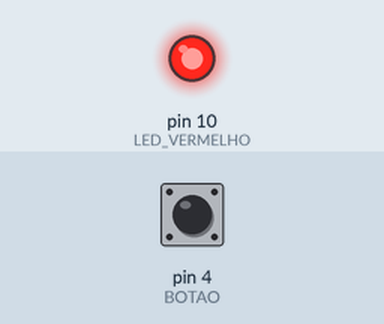
A sketch run on a simulated Arduino Uno, built with avr-gcc and run on an emulated ATmega328P. Shown: output pins drawn as LEDs (lit = HIGH). Dashed ring = blinking. The test bench sets the inputs (shaded band); at power-on: pin 4 (BOTAO) HIGH.

Above: at 0.1 s.
At 2.2 s:
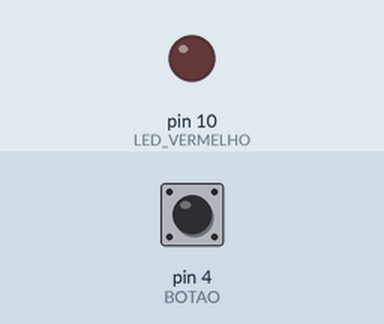
2.3 s: pin 4 (BOTAO) pulled LOW for 3.2 s
At 3.1 s:
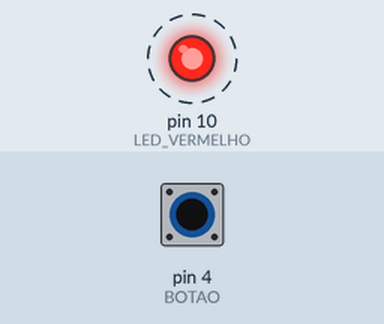
Timing chart, 0 to 6.8 s (numbered marks = the images above; inputs shaded):
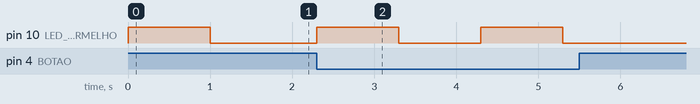

The sketch:

genius.ino
```cpp
#define LED_VERDE 2
#define LED_AMARELO 3
#define LED_VERMELHO 10
#define BOTAO 4
#define UM_SEGUNDO 1000
#define MEIO_SEGUNDO 500
#define TAMANHO_LISTA 3

int lista[TAMANHO_LISTA];
int contador = 1;

void setup() {
  Serial.begin(9600);
  pinMode(LED_VERMELHO, OUTPUT);
  pinMode(BOTAO, INPUT_PULLUP);
  digitalWrite(LED_VERMELHO, HIGH);
  delay(UM_SEGUNDO);
  digitalWrite(LED_VERMELHO, LOW);
}

void loop() {
  int estadoBotao = digitalRead(4);
  if (estadoBotao == 0) {
    piscaLed(LED_VERMELHO, UM_SEGUNDO, UM_SEGUNDO);
  }
}

void iniciarPortas() {
  pinMode(LED_VERDE, OUTPUT);
  pinMode(LED_AMARELO, OUTPUT);
  pinMode(LED_VERMELHO, OUTPUT);
}

void iniciarJogo() {
  lista[0] = LED_VERDE;
  lista[1] = LED_AMARELO;
  lista[2] = LED_VERMELHO;
}

void sequencia1() {
  piscaLed(
    LED_VERDE, UM_SEGUNDO, MEIO_SEGUNDO
  );

  piscaLed(
    LED_AMARELO, UM_SEGUNDO, MEIO_SEGUNDO
  );

  piscaLed(
    LED_VERMELHO, UM_SEGUNDO, MEIO_SEGUNDO
  );

}

void sequencia2() {
  digitalWrite(LED_VERDE, HIGH);
  digitalWrite(LED_AMARELO, HIGH);
  digitalWrite(LED_VERMELHO, HIGH);
  delay(UM_SEGUNDO);
  digitalWrite(LED_VERDE, LOW);
  digitalWrite(LED_AMARELO, LOW);
  digitalWrite(LED_VERMELHO, LOW);
  delay(UM_SEGUNDO);
}

void piscaLed(int portaLed, int tempoAcesso, int tempoApagado) {
  digitalWrite(portaLed, HIGH);
  delay(tempoAcesso);
  digitalWrite(portaLed, LOW);
  delay(tempoApagado);
}
```

Measured:
- after the input at 2.3 s, pin 10 (LED_VERMELHO): alternates HIGH for 1.0 s and LOW for 1.0 s, 4 changes in all, then stays LOW, starting at once
